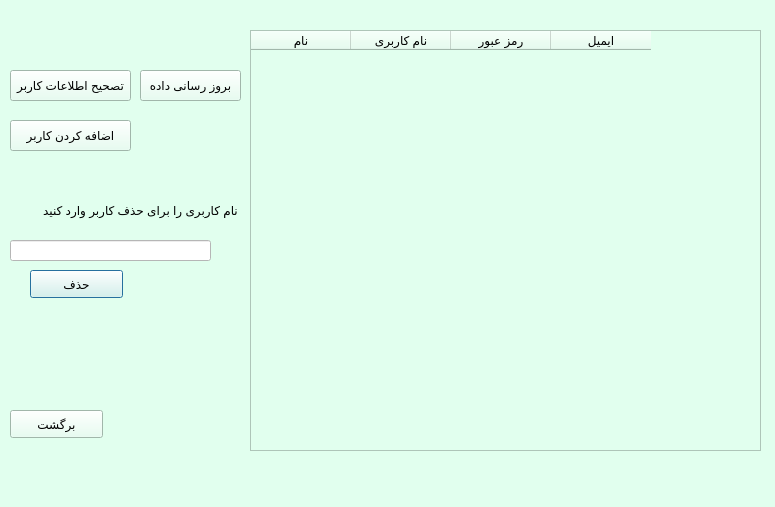
<?xml version="1.0" encoding="UTF-8"?>
<ui version="4.0">
 <class>Dialog</class>
 <widget class="QDialog" name="Dialog">
  <property name="geometry">
   <rect>
    <x>0</x>
    <y>0</y>
    <width>775</width>
    <height>507</height>
   </rect>
  </property>
  <property name="windowTitle">
   <string>Dialog</string>
  </property>
  <property name="styleSheet">
   <string notr="true">background-color: rgb(225, 255, 238);</string>
  </property>
  <widget class="QTableWidget" name="show_registred_user_table">
   <property name="geometry">
    <rect>
     <x>250</x>
     <y>30</y>
     <width>511</width>
     <height>421</height>
    </rect>
   </property>
   <column>
    <property name="text">
     <string>نام</string>
    </property>
   </column>
   <column>
    <property name="text">
     <string>نام کاربری</string>
    </property>
   </column>
   <column>
    <property name="text">
     <string>رمز عبور</string>
    </property>
   </column>
   <column>
    <property name="text">
     <string>ایمیل</string>
    </property>
   </column>
  </widget>
  <widget class="QLabel" name="entername_details_label">
   <property name="geometry">
    <rect>
     <x>40</x>
     <y>200</y>
     <width>201</width>
     <height>21</height>
    </rect>
   </property>
   <property name="text">
    <string>نام کاربری را برای حذف کاربر وارد کنید</string>
   </property>
   <property name="alignment">
    <set>Qt::AlignCenter</set>
   </property>
  </widget>
  <widget class="QLineEdit" name="enter_username_to_delete_lineedit">
   <property name="geometry">
    <rect>
     <x>10</x>
     <y>240</y>
     <width>201</width>
     <height>21</height>
    </rect>
   </property>
   <property name="styleSheet">
    <string notr="true">background-color: rgb(255, 255, 255);</string>
   </property>
  </widget>
  <widget class="QPushButton" name="Delete_user_button">
   <property name="geometry">
    <rect>
     <x>30</x>
     <y>270</y>
     <width>93</width>
     <height>28</height>
    </rect>
   </property>
   <property name="text">
    <string>حذف</string>
   </property>
  </widget>
  <widget class="QPushButton" name="edit_user_info_button">
   <property name="geometry">
    <rect>
     <x>10</x>
     <y>70</y>
     <width>121</width>
     <height>31</height>
    </rect>
   </property>
   <property name="text">
    <string>تصحیح اطلاعات کاربر</string>
   </property>
  </widget>
  <widget class="QPushButton" name="back_button">
   <property name="geometry">
    <rect>
     <x>10</x>
     <y>410</y>
     <width>93</width>
     <height>28</height>
    </rect>
   </property>
   <property name="text">
    <string>برگشت</string>
   </property>
  </widget>
  <widget class="QPushButton" name="update_table_button">
   <property name="geometry">
    <rect>
     <x>140</x>
     <y>70</y>
     <width>101</width>
     <height>31</height>
    </rect>
   </property>
   <property name="text">
    <string>بروز رسانی داده</string>
   </property>
  </widget>
  <widget class="QPushButton" name="add_new_customer_button">
   <property name="geometry">
    <rect>
     <x>10</x>
     <y>120</y>
     <width>121</width>
     <height>31</height>
    </rect>
   </property>
   <property name="text">
    <string>اضافه کردن کاربر</string>
   </property>
  </widget>
 </widget>
 <resources/>
 <connections/>
</ui>
